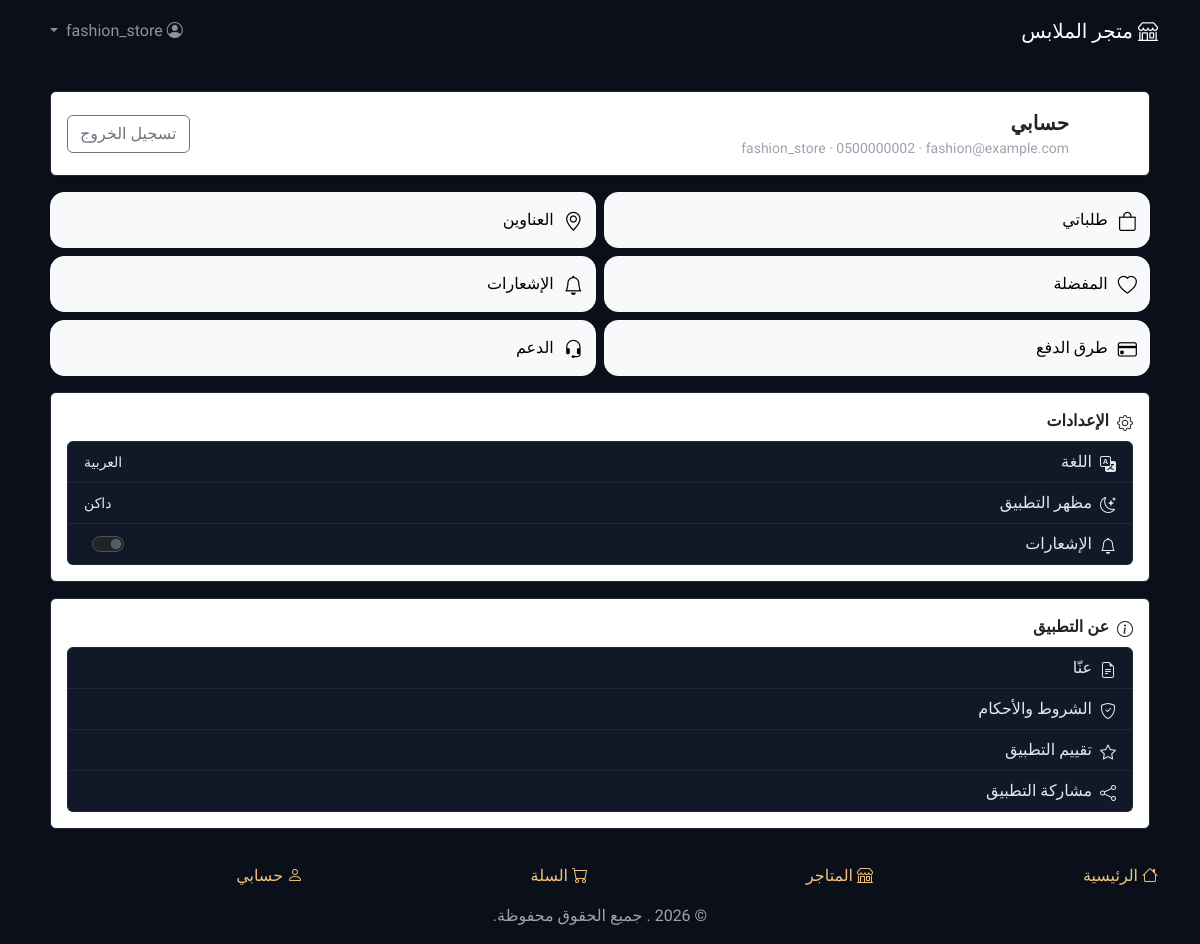
Before: /my/account/ (signed in) with the older database file.
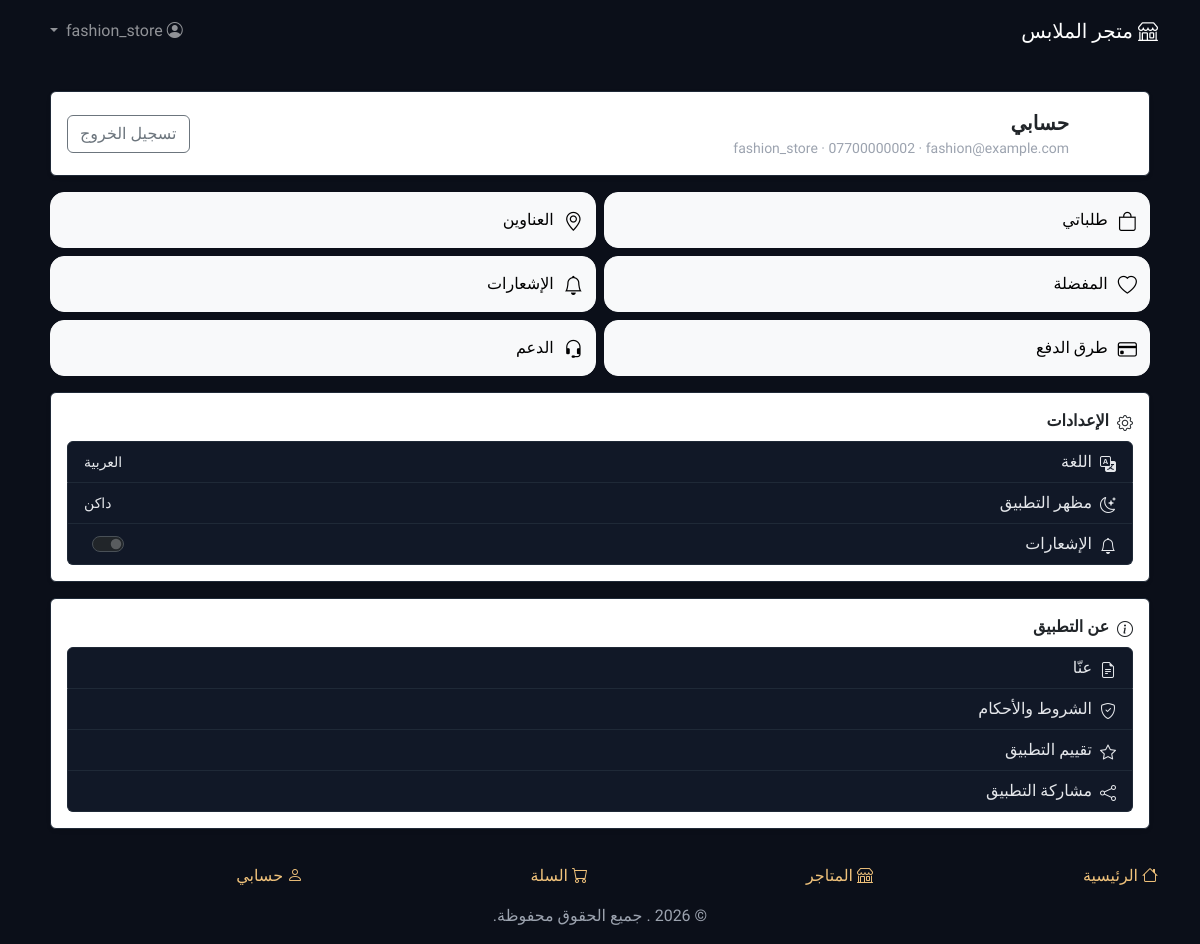
After: the same page with the newer database file.
### core/models.py (models this page shows, shortened)
class User(AbstractUser):
    ROLE_CHOICES = [
        ('customer', 'عميل'),
        ('store_admin', 'صاحب متجر'),
    ]
    role = models.CharField(max_length=20, choices=ROLE_CHOICES, default='customer')
    phone = models.CharField(max_length=20, unique=True)
    city = models.CharField(max_length=100)
    owner_key = models.CharField(max_length=50, blank=True, help_text='مفتاح خاص للمالك فقط')
    ADMIN_ROLE_CHOICES = [
        ('SUPER_ADMIN', 'مشرف عام'),
        ('OWNER', 'مالك'),
        ('SUPPORT', 'دعم'),
        ('DELIVERY', 'توصيل'),
    ]
    admin_role = models.CharField(max_length=20, choices=ADMIN_ROLE_CHOICES, blank=True, default='')

### core/views.py (the view)
# urls.py: path('my/account/', views.account_dashboard, name='account_settings'),
def account_dashboard(request):
    if request.user.is_authenticated:
        orders = Order.objects.filter(user=request.user).order_by('-created_at')
        addr = Address.objects.filter(user=request.user, is_default=True).first()
        if not addr:
            addr = Address.objects.filter(user=request.user).order_by('-id').first()
    else:
        orders = []
        addr = None
    context = {
        'orders': orders,
        'last_address': addr,
    }
    return render(request, 'account/dashboard.html', context)

### core/context_processors.py (called while the page is built)
def site_settings(request):
    try:
        settings_obj, created = SiteSettings.objects.get_or_create(id=1)
    except Exception:
        settings_obj = SimpleNamespace(site_name='متجر الملابس', phone='', email='', theme='dark')
    features = dict(getattr(settings, 'FEATURE_FLAGS', {}) or {})
    features.setdefault('NEGOTIATION_ENABLED', True)
    cached = cache.get('feature_flags_cache')
    if cached is None:
        try:
            objs = FeatureFlag.objects.all()
            cached = {o.key: bool(o.enabled) for o in objs}
        except Exception:
            cached = {}
        cache.set('feature_flags_cache', cached, 300)
    for k, v in (cached or {}).items():
        features[k] = v
    return {'settings': settings_obj, 'features': features}

### core/templatetags/math_filters.py (called while the page is built, shortened)
@register.filter(name='cart_count')
def cart_count(cart):
    try:
        if not cart:
            return 0
    except Exception:
        try:
            return len(cart) if cart else 0
        except Exception:
            return 0

### core/templates/account/dashboard.html (shortened to what the changed rows need)
{% extends 'base.html' %}
{% block content %}
<div class="container-fluid px-2 py-3 account-dashboard">
  <section class="mb-3">
    <div class="card bg-white text-dark shadow-sm">
      <div class="card-body d-flex align-items-center justify-content-between">
        <div class="d-flex align-items-center gap-3">
          <div>
            <div class="fw-bold fs-5">حسابي</div>
            {% if user.is_authenticated %}
              <div class="text-muted small">{{ user.username }}{% if user.phone %} · {{ user.phone }}{% endif %}{% if user.email %} · {{ user.email }}{% endif %}</div>
            {% else %}
              <div class="text-muted small">غير مسجل</div>
            {% endif %}
          </div>
        </div>
      </div>
    </div>
  </section>
</div>
{% endblock %}

### core/templates/base.html (shortened to what this page needs)
<!DOCTYPE html>
{% load static %}
{% load math_filters %}
<html lang="ar" dir="rtl">
<head>
    <link rel="stylesheet" href="https://cdn.jsdelivr.net/npm/bootstrap-icons@1.10.0/font/bootstrap-icons.css">
    <link href="https://cdn.jsdelivr.net/npm/bootstrap@5.3.0/dist/css/bootstrap.rtl.min.css" rel="stylesheet">
    <link rel="stylesheet" href="{% static 'css/theme.css' %}?v=1">
    <link rel="stylesheet" href="{% static 'css/style.css' %}?v=1">
    <link rel="stylesheet" href="{% static 'css/mobile-dark-reset.css' %}?v=301">
</head>
<body class="app-shell {% if user.is_staff or user.role == 'store_admin' or user.is_superuser %}is-admin{% endif %}" data-path="{{ request.path }}">
    <div class="main-container">
        <nav class="navbar navbar-expand-lg navbar-dark sticky-top">
            <div class="container">
                <a class="navbar-brand" href="{% url 'home' %}">
                    <i class="bi bi-shop"></i> متجر الملابس
                </a>
                <div class="collapse navbar-collapse" id="navbarNav">
                    <ul class="navbar-nav">
                        {% if user.is_authenticated %}
                            <li class="nav-item dropdown">
                                <a class="nav-link dropdown-toggle" href="#" id="navbarDropdown" role="button" data-bs-toggle="dropdown" aria-expanded="false">
                                    <i class="bi bi-person-circle"></i> {{ user.username }}
                                </a>
                            </li>
                        {% endif %}
                    </ul>
                </div>
            </div>
        </nav>
        <main class="container py-3">
            <div class="app-container">
                {% block content %}{% endblock %}
            </div>
        </main>
        <nav class="global-bottom-nav">
            <div class="container">
                <div class="row">
                    <div class="col-3">
                        <a href="/" class="nav-item {% if request.path == '/' %}active{% endif %}">
                            <i class="bi bi-house nav-icon"></i>
                            <span class="nav-text" data-i18n="nav_home">الرئيسية</span>
                        </a>
                    </div>
                    <div class="col-3">
                        <a href="{% url 'store_list' %}" class="nav-item {% if request.path|slice:":8" == '/stores/' %}active{% endif %}">
                            <i class="bi bi-shop nav-icon"></i>
                            <span class="nav-text" data-i18n="nav_stores">المتاجر</span>
                        </a>
                    </div>
                    <div class="col-3">
                        <a href="{% url 'cart_view' %}" class="nav-item">
                            <span class="nav-icon-wrap">
                                <i class="bi bi-cart nav-icon"></i>
                            </span>
                            <span class="nav-text" data-i18n="nav_cart">السلة</span>
                        </a>
                    </div>
                    <div class="col-3">
                        <a href="{% url 'account_settings' %}" class="nav-item {% if request.path|slice:":12" == '/my/account/' %}active{% endif %}">
                            <i class="bi bi-person nav-icon"></i>
                            <span class="nav-text" data-i18n="nav_account">حسابي</span>
                        </a>
                    </div>
                </div>
            </div>
        </nav>
        <footer class="footer mt-auto py-3">
            <div class="container text-center text-muted">
                <span>&copy; {% now "Y" %} {{ site_settings.site_name }}. جميع الحقوق محفوظة.</span>
            </div>
        </footer>
    </div>
</body>
</body>
</html>

Changed rows visible on the page:
changed User "fashion_store": phone "0500000002" → "07700000002"
